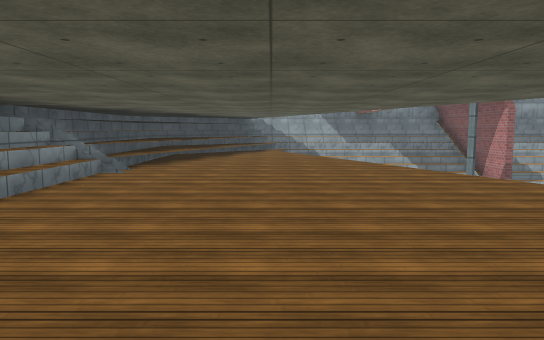
view 1 (above)

22 first-person views from a walk through a scene from a Unity 3-D project. The camera is 1.4 m above the floor, tilts 6° down and sees 70° across. The floor is counted in squares, 2 m on a side. Each view is taken from the middle of a square. On the plan, view 1 faces up. The plan holds only what a view shows up to about 11 squares ahead; the rest is blank. The place goes on beyond the plan. Surface patterns are stand-ins for the level's own textures.

view 2
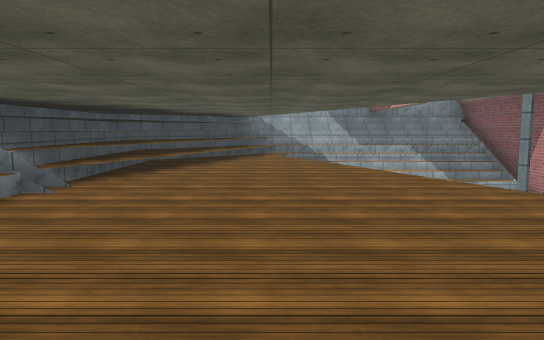

view 3
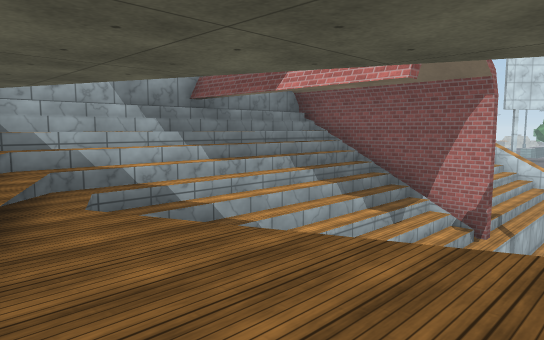

view 4
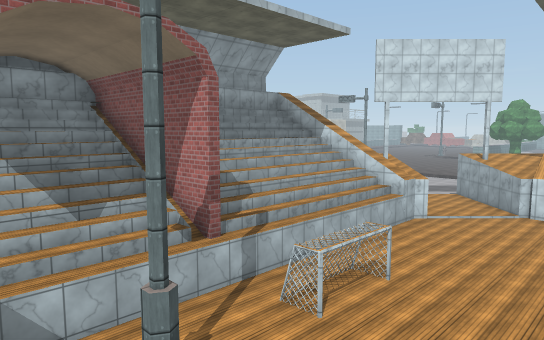

view 5
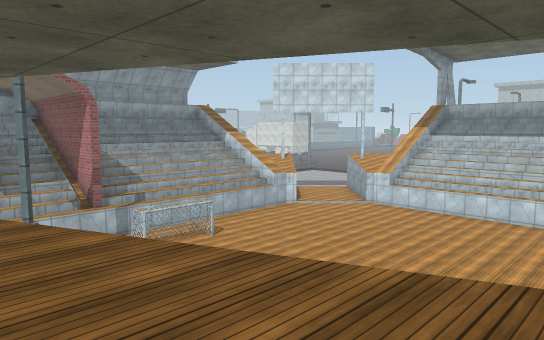

view 6
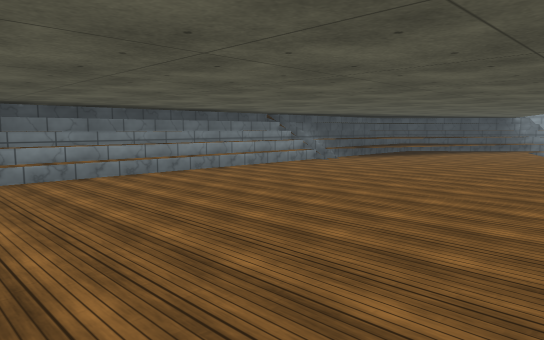

view 7
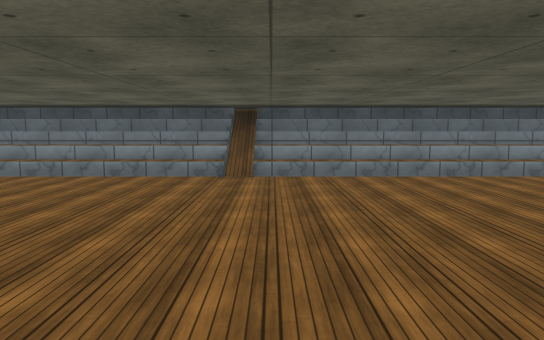

view 8
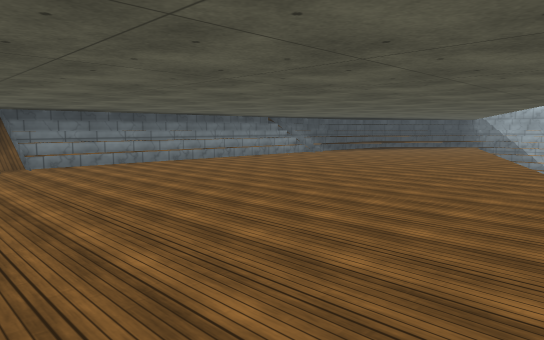

view 9
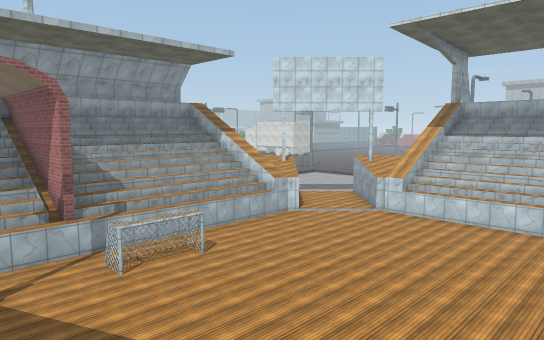

view 10
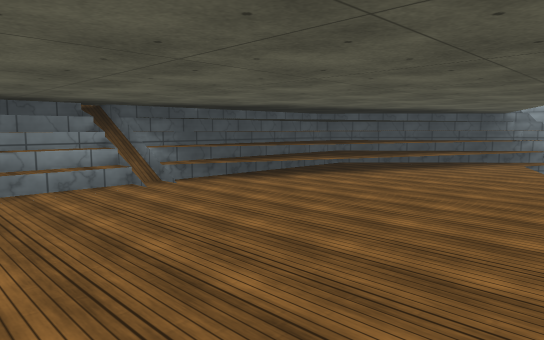

view 11
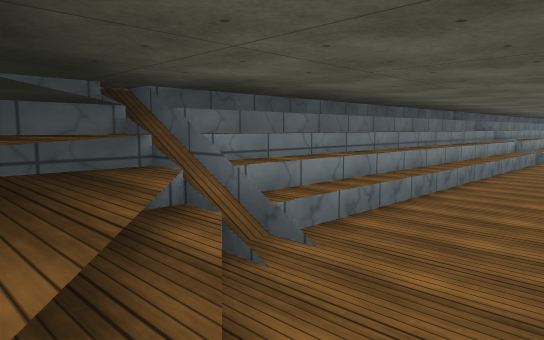

view 12
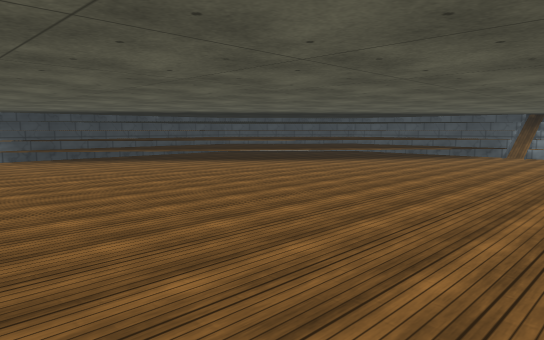

view 13
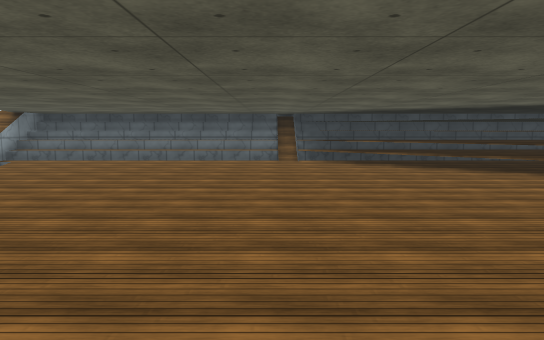

view 14
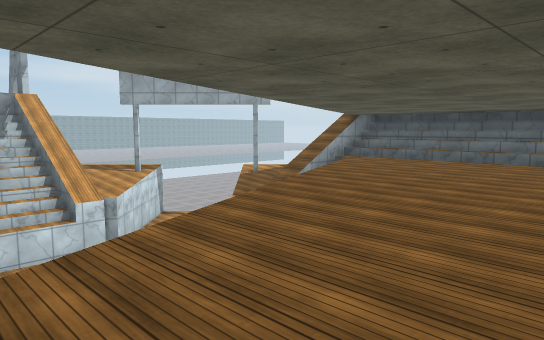

view 15
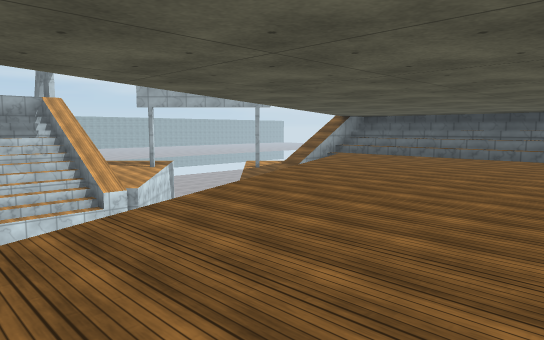

view 16
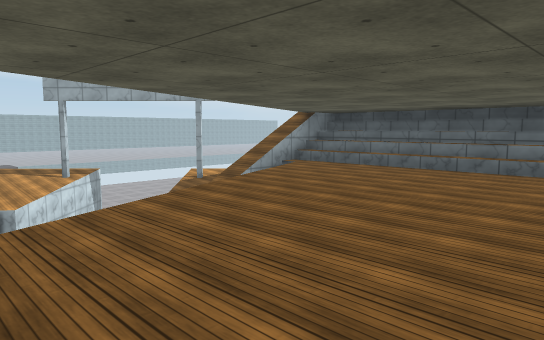

view 17
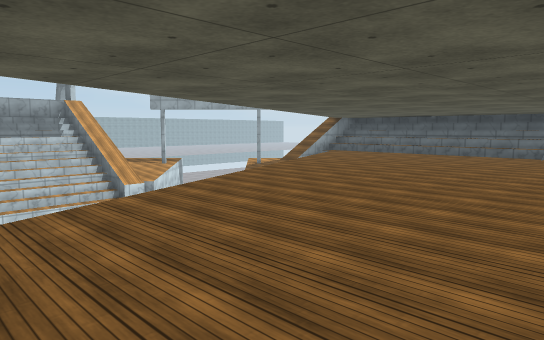

view 18
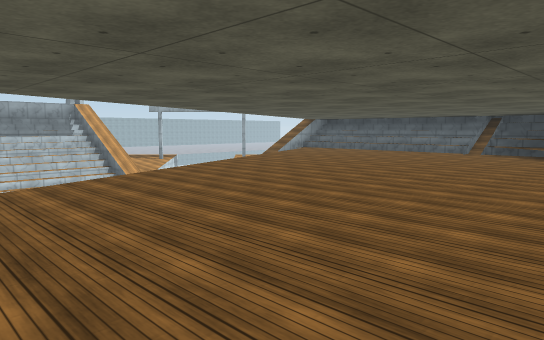

view 19
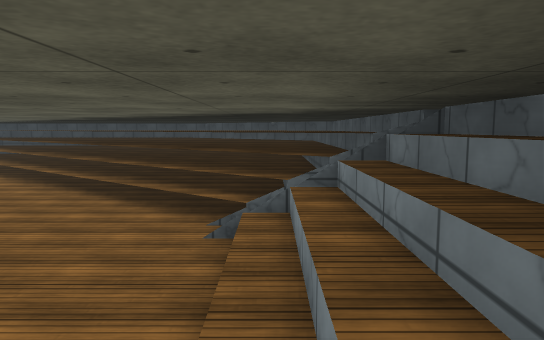

view 20
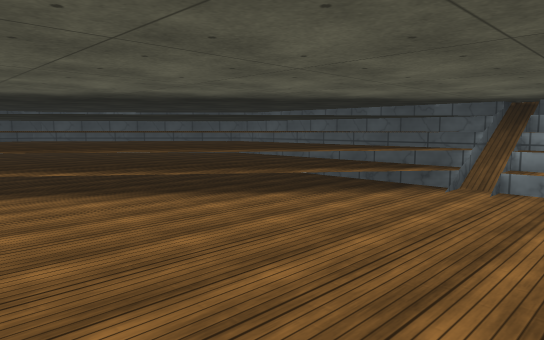

view 21
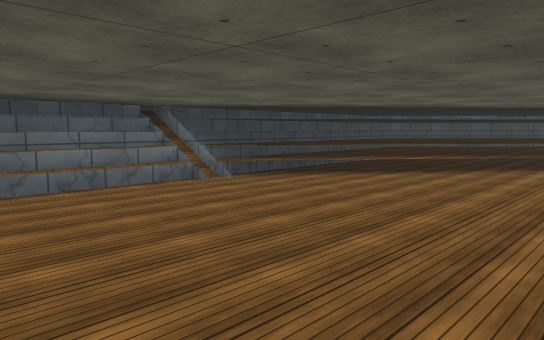

view 22
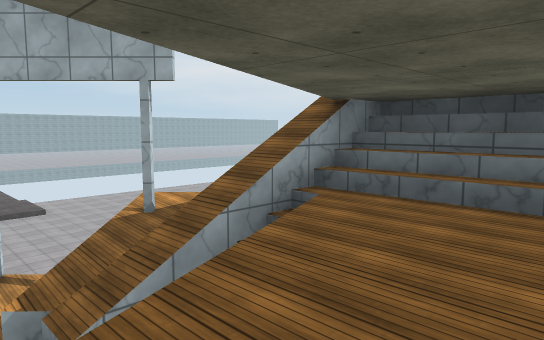

### Floor plan
Key: @ floor where view 1 was taken; # wall or solid block; . main floor; : floor 0.5 m higher than the main floor; - floor 2.75 m lower than the main floor; / step, stairs or slope; = window, fence, low wall or low ledge; ^ raised ledge; v drop or lower ground.
Columns run from 5 left of view 1 to 16 right of it. Each row starts with its distance up from view 1.
 16      ^#######
 15    ^^////#//#
 14   ##=///////#////
 13  #####//////#/////
 12  ###==//////#/////^
 11  ###/.=  ---------^^
 10 ###=/./   vvvvvvvvvv
  9 ###/...   vvvvvvvvvvv
  8 ##=/.../  vvvvvvvvvvv^
  7 ##/.....  vvvvvvvvvv
  6 ##/...../  vvvvvvvvvv
  5 ##/.....    vvvvvvvvvv
  4  #/....../   vvvvvvvvv
  3  #/....../    vvvvvvvv
  2  #:.......      vv
  1  #:.......
  0  #:..@.....
 -1  #:........
 -2  #  .......
 -3  #  .......
 -4  #
 -5  #      ....
 -6  #:     .....
 -7  #:.    ....../
 -8  #:... ......./      v
 -9  #=............/     v
-10  #=/ ........../     v
-11  ###/........../     ^
-12   ###/. ......../    ^
-13    ####.. ....../
-14      ###........./^^vv
-15       ###   .  ../^^^v
-16         ##//.   ./^^^^
-17          ##=////=/^^ ^
-18          ##########^
-19            #

Where each view was taken, in squares from view 1:
view 1: 0 up, 0 right, facing up
view 2: 2 up, 0 right, facing up
view 3: 9 up, 1 left, facing up-right
view 4: 6 up, 3 right, facing up-right
view 5: 1 up, 3 right, facing up-right
view 6: 1 down, 3 right, facing up-left
view 7: 1 down, 3 right, facing left
view 8: 3 down, 5 right, facing up-left
view 9: 2 up, 4 right, facing up-right
view 10: 4 up, 2 right, facing up-left
view 11: 11 down, 1 left, facing up-left
view 12: 7 down, 8 right, facing down-left
view 13: 8 down, 7 right, facing down
view 14: 8 down, 7 right, facing down-right
view 15: 7 down, 6 right, facing down-right
view 16: 10 down, 7 right, facing down-right
view 17: 6 down, 5 right, facing down-right
view 18: 5 down, 3 right, facing down-right
view 19: 6 down, 3 left, facing down
view 20: 8 down, 2 right, facing down-left
view 21: 12 down, 10 right, facing down-left
view 22: 13 down, 10 right, facing down-right
